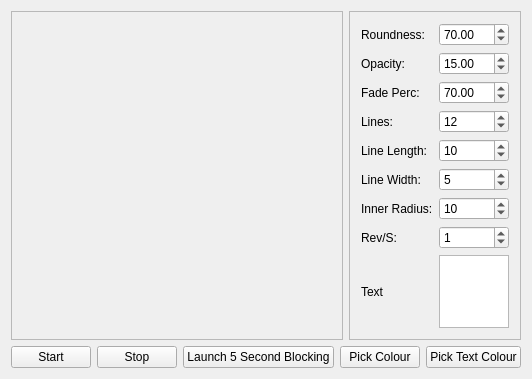
<?xml version="1.0" encoding="UTF-8"?>
<ui version="4.0">
 <class>MainWindow</class>
 <widget class="QMainWindow" name="MainWindow">
  <property name="geometry">
   <rect>
    <x>0</x>
    <y>0</y>
    <width>515</width>
    <height>379</height>
   </rect>
  </property>
  <property name="windowTitle">
   <string>MainWindow</string>
  </property>
  <widget class="QWidget" name="centralWidget">
   <layout class="QVBoxLayout" name="verticalLayout" stretch="0,0,0">
    <property name="sizeConstraint">
     <enum>QLayout::SetDefaultConstraint</enum>
    </property>
    <item>
     <layout class="QHBoxLayout" name="horizontalLayoutMain" stretch="2,1">
      <item>
       <widget class="QFrame" name="frame">
        <property name="sizePolicy">
         <sizepolicy hsizetype="MinimumExpanding" vsizetype="Preferred">
          <horstretch>0</horstretch>
          <verstretch>0</verstretch>
         </sizepolicy>
        </property>
        <property name="minimumSize">
         <size>
          <width>200</width>
          <height>200</height>
         </size>
        </property>
        <property name="frameShape">
         <enum>QFrame::StyledPanel</enum>
        </property>
        <property name="frameShadow">
         <enum>QFrame::Raised</enum>
        </property>
        <layout class="QVBoxLayout" name="verticalLayout_3">
         <item>
          <layout class="QHBoxLayout" name="horizontalLayoutFrame">
           <item>
            <spacer name="spinnerLeftSpacer">
             <property name="orientation">
              <enum>Qt::Horizontal</enum>
             </property>
             <property name="sizeHint" stdset="0">
              <size>
               <width>40</width>
               <height>20</height>
              </size>
             </property>
            </spacer>
           </item>
           <item>
            <spacer name="spinnerRightSpacer">
             <property name="orientation">
              <enum>Qt::Horizontal</enum>
             </property>
             <property name="sizeHint" stdset="0">
              <size>
               <width>40</width>
               <height>20</height>
              </size>
             </property>
            </spacer>
           </item>
          </layout>
         </item>
        </layout>
       </widget>
      </item>
      <item>
       <widget class="QFrame" name="settingsFrame">
        <property name="frameShape">
         <enum>QFrame::StyledPanel</enum>
        </property>
        <property name="frameShadow">
         <enum>QFrame::Raised</enum>
        </property>
        <layout class="QGridLayout" name="gridLayout_5">
         <item row="8" column="0">
          <widget class="QLabel" name="revsLabel">
           <property name="text">
            <string>Rev/S:</string>
           </property>
          </widget>
         </item>
         <item row="1" column="0">
          <widget class="QLabel" name="roundnessLabel">
           <property name="text">
            <string>Roundness:</string>
           </property>
          </widget>
         </item>
         <item row="7" column="1">
          <widget class="QSpinBox" name="radiusSpinBox">
           <property name="value">
            <number>10</number>
           </property>
          </widget>
         </item>
         <item row="4" column="1">
          <widget class="QSpinBox" name="linesSpinBox">
           <property name="value">
            <number>12</number>
           </property>
          </widget>
         </item>
         <item row="5" column="1">
          <widget class="QSpinBox" name="lineLengthSpinBox">
           <property name="value">
            <number>10</number>
           </property>
          </widget>
         </item>
         <item row="9" column="0">
          <widget class="QLabel" name="textLabel">
           <property name="text">
            <string>Text</string>
           </property>
          </widget>
         </item>
         <item row="4" column="0">
          <widget class="QLabel" name="linesLabel">
           <property name="text">
            <string>Lines:</string>
           </property>
          </widget>
         </item>
         <item row="6" column="0">
          <widget class="QLabel" name="lineWidthLabel">
           <property name="text">
            <string>Line Width:</string>
           </property>
          </widget>
         </item>
         <item row="8" column="1">
          <widget class="QSpinBox" name="revsSpinBox">
           <property name="value">
            <number>1</number>
           </property>
          </widget>
         </item>
         <item row="2" column="0">
          <widget class="QLabel" name="opacityLabel">
           <property name="text">
            <string>Opacity:</string>
           </property>
          </widget>
         </item>
         <item row="3" column="0">
          <widget class="QLabel" name="fadeLabel">
           <property name="text">
            <string>Fade Perc:</string>
           </property>
          </widget>
         </item>
         <item row="7" column="0">
          <widget class="QLabel" name="radiusLabel">
           <property name="text">
            <string>Inner Radius:</string>
           </property>
          </widget>
         </item>
         <item row="3" column="1">
          <widget class="QDoubleSpinBox" name="fadeSpinBox">
           <property name="value">
            <double>70.000000000000000</double>
           </property>
          </widget>
         </item>
         <item row="10" column="1">
          <spacer name="settingsVerticalSpacer">
           <property name="orientation">
            <enum>Qt::Vertical</enum>
           </property>
           <property name="sizeHint" stdset="0">
            <size>
             <width>20</width>
             <height>40</height>
            </size>
           </property>
          </spacer>
         </item>
         <item row="2" column="1">
          <widget class="QDoubleSpinBox" name="opacitySpinBox">
           <property name="value">
            <double>15.000000000000000</double>
           </property>
          </widget>
         </item>
         <item row="6" column="1">
          <widget class="QSpinBox" name="lineWidthSpinBox">
           <property name="value">
            <number>5</number>
           </property>
          </widget>
         </item>
         <item row="5" column="0">
          <widget class="QLabel" name="lineLengthLabel">
           <property name="text">
            <string>Line Length:</string>
           </property>
          </widget>
         </item>
         <item row="1" column="1">
          <widget class="QDoubleSpinBox" name="roundnessSpinBox">
           <property name="value">
            <double>70.000000000000000</double>
           </property>
          </widget>
         </item>
         <item row="9" column="1">
          <widget class="QPlainTextEdit" name="plainTextEdit"/>
         </item>
        </layout>
       </widget>
      </item>
     </layout>
    </item>
    <item>
     <spacer name="verticalSpacer">
      <property name="orientation">
       <enum>Qt::Vertical</enum>
      </property>
      <property name="sizeHint" stdset="0">
       <size>
        <width>17</width>
        <height>0</height>
       </size>
      </property>
     </spacer>
    </item>
    <item>
     <layout class="QHBoxLayout" name="horizontalLayout">
      <item>
       <spacer name="buttonsSpacer">
        <property name="orientation">
         <enum>Qt::Horizontal</enum>
        </property>
        <property name="sizeHint" stdset="0">
         <size>
          <width>40</width>
          <height>20</height>
         </size>
        </property>
       </spacer>
      </item>
      <item>
       <widget class="QPushButton" name="startButton">
        <property name="text">
         <string>Start</string>
        </property>
        <property name="default">
         <bool>false</bool>
        </property>
       </widget>
      </item>
      <item>
       <widget class="QPushButton" name="stopButton">
        <property name="text">
         <string>Stop</string>
        </property>
       </widget>
      </item>
      <item>
       <widget class="QPushButton" name="launchBlockingButton">
        <property name="text">
         <string>Launch 5 Second Blocking</string>
        </property>
       </widget>
      </item>
      <item>
       <widget class="QPushButton" name="pickColourButton">
        <property name="text">
         <string>Pick Colour</string>
        </property>
       </widget>
      </item>
      <item>
       <widget class="QPushButton" name="pickTextColourButton">
        <property name="text">
         <string>Pick Text Colour</string>
        </property>
       </widget>
      </item>
     </layout>
    </item>
   </layout>
  </widget>
 </widget>
 <layoutdefault spacing="6" margin="11"/>
 <resources/>
 <connections>
  <connection>
   <sender>roundnessSpinBox</sender>
   <signal>valueChanged(double)</signal>
   <receiver>MainWindow</receiver>
   <slot>setRoundness(double)</slot>
   <hints>
    <hint type="sourcelabel">
     <x>494</x>
     <y>41</y>
    </hint>
    <hint type="destinationlabel">
     <x>286</x>
     <y>6</y>
    </hint>
   </hints>
  </connection>
  <connection>
   <sender>opacitySpinBox</sender>
   <signal>valueChanged(double)</signal>
   <receiver>MainWindow</receiver>
   <slot>setMinimumTrailOpacity(double)</slot>
   <hints>
    <hint type="sourcelabel">
     <x>494</x>
     <y>69</y>
    </hint>
    <hint type="destinationlabel">
     <x>24</x>
     <y>4</y>
    </hint>
   </hints>
  </connection>
  <connection>
   <sender>fadeSpinBox</sender>
   <signal>valueChanged(double)</signal>
   <receiver>MainWindow</receiver>
   <slot>setTrailFadePercentage(double)</slot>
   <hints>
    <hint type="sourcelabel">
     <x>494</x>
     <y>97</y>
    </hint>
    <hint type="destinationlabel">
     <x>56</x>
     <y>9</y>
    </hint>
   </hints>
  </connection>
  <connection>
   <sender>linesSpinBox</sender>
   <signal>valueChanged(int)</signal>
   <receiver>MainWindow</receiver>
   <slot>setNumberOfLines(int)</slot>
   <hints>
    <hint type="sourcelabel">
     <x>494</x>
     <y>125</y>
    </hint>
    <hint type="destinationlabel">
     <x>76</x>
     <y>-1</y>
    </hint>
   </hints>
  </connection>
  <connection>
   <sender>lineLengthSpinBox</sender>
   <signal>valueChanged(int)</signal>
   <receiver>MainWindow</receiver>
   <slot>setLineLength(int)</slot>
   <hints>
    <hint type="sourcelabel">
     <x>494</x>
     <y>153</y>
    </hint>
    <hint type="destinationlabel">
     <x>95</x>
     <y>-9</y>
    </hint>
   </hints>
  </connection>
  <connection>
   <sender>lineWidthSpinBox</sender>
   <signal>valueChanged(int)</signal>
   <receiver>MainWindow</receiver>
   <slot>setLineWidth(int)</slot>
   <hints>
    <hint type="sourcelabel">
     <x>494</x>
     <y>181</y>
    </hint>
    <hint type="destinationlabel">
     <x>5</x>
     <y>32</y>
    </hint>
   </hints>
  </connection>
  <connection>
   <sender>radiusSpinBox</sender>
   <signal>valueChanged(int)</signal>
   <receiver>MainWindow</receiver>
   <slot>setInnerRadius(int)</slot>
   <hints>
    <hint type="sourcelabel">
     <x>494</x>
     <y>209</y>
    </hint>
    <hint type="destinationlabel">
     <x>113</x>
     <y>-5</y>
    </hint>
   </hints>
  </connection>
  <connection>
   <sender>revsSpinBox</sender>
   <signal>valueChanged(int)</signal>
   <receiver>MainWindow</receiver>
   <slot>setRevolutionsPerSecond(int)</slot>
   <hints>
    <hint type="sourcelabel">
     <x>494</x>
     <y>237</y>
    </hint>
    <hint type="destinationlabel">
     <x>54</x>
     <y>302</y>
    </hint>
   </hints>
  </connection>
  <connection>
   <sender>pickColourButton</sender>
   <signal>clicked()</signal>
   <receiver>MainWindow</receiver>
   <slot>showColourDialog()</slot>
   <hints>
    <hint type="sourcelabel">
     <x>405</x>
     <y>368</y>
    </hint>
    <hint type="destinationlabel">
     <x>15</x>
     <y>331</y>
    </hint>
   </hints>
  </connection>
  <connection>
   <sender>launchBlockingButton</sender>
   <signal>clicked()</signal>
   <receiver>MainWindow</receiver>
   <slot>launchBlockingSpinner()</slot>
   <hints>
    <hint type="sourcelabel">
     <x>324</x>
     <y>368</y>
    </hint>
    <hint type="destinationlabel">
     <x>76</x>
     <y>309</y>
    </hint>
   </hints>
  </connection>
  <connection>
   <sender>pickTextColourButton</sender>
   <signal>clicked()</signal>
   <receiver>MainWindow</receiver>
   <slot>showTextColourDialog()</slot>
   <hints>
    <hint type="sourcelabel">
     <x>482</x>
     <y>349</y>
    </hint>
    <hint type="destinationlabel">
     <x>507</x>
     <y>335</y>
    </hint>
   </hints>
  </connection>
 </connections>
 <slots>
  <slot>setRoundness(double)</slot>
  <slot>setMinimumTrailOpacity(double)</slot>
  <slot>setTrailFadePercentage(double)</slot>
  <slot>setRevolutionsPerSecond(int)</slot>
  <slot>setNumberOfLines(int)</slot>
  <slot>setLineLength(int)</slot>
  <slot>setLineWidth(int)</slot>
  <slot>setInnerRadius(int)</slot>
  <slot>start()</slot>
  <slot>stop()</slot>
  <slot>showColourDialog()</slot>
  <slot>launchBlockingSpinner()</slot>
  <slot>showTextColourDialog()</slot>
  <slot>setText(QString)</slot>
 </slots>
</ui>
